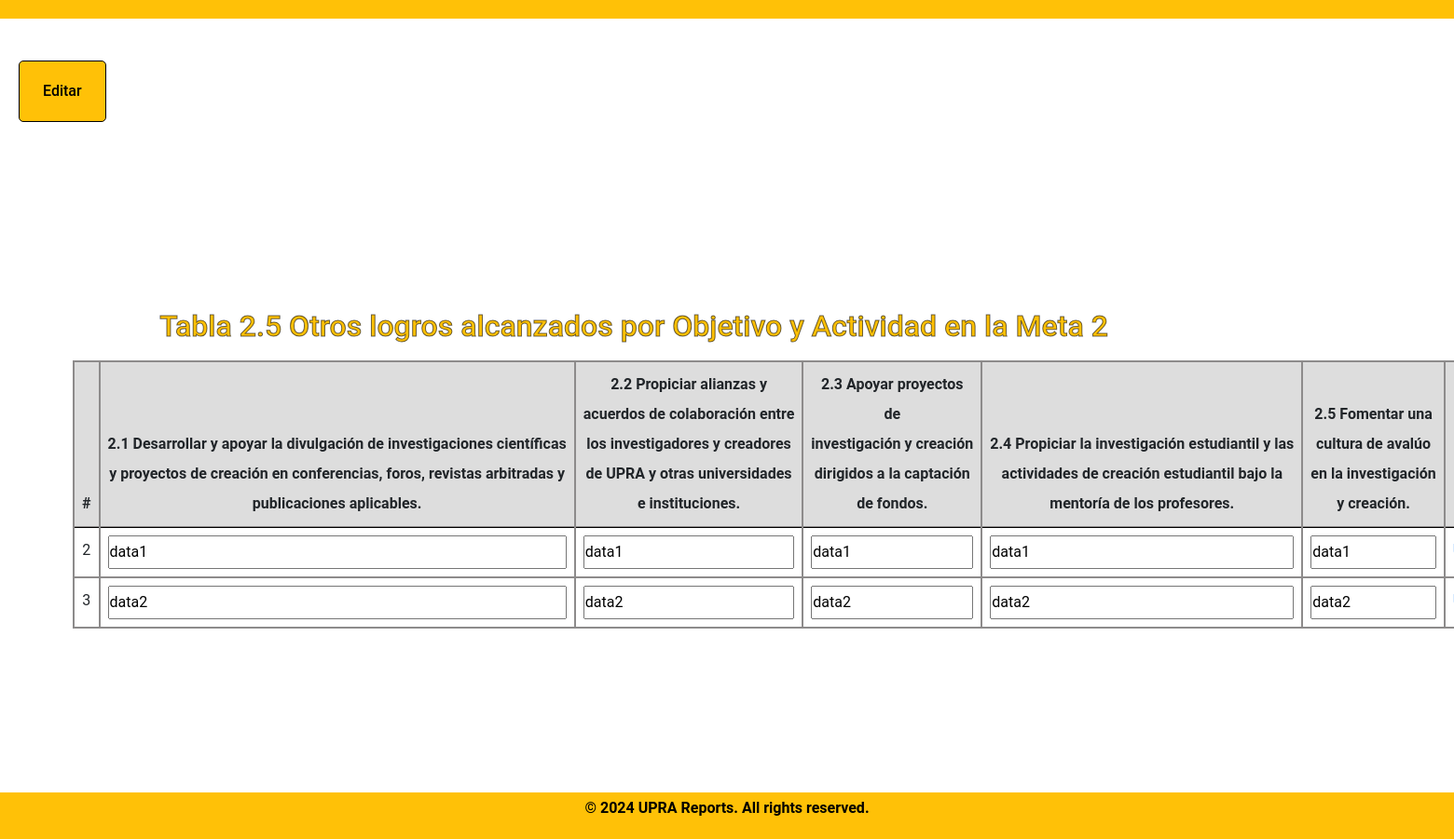
The app's page /meta-2/tabla2.5_edit.php with its own data.
### tables this page shows
CREATE TABLE `table25` (
  `table25ID` int(11) NOT NULL,
  `DepartmentID` int(11) DEFAULT NULL,
  `year` int(4) DEFAULT NULL,
  `field1` varchar(100) DEFAULT NULL,
  `field2` varchar(100) DEFAULT NULL,
  `field3` varchar(100) DEFAULT NULL,
  `field4` varchar(100) DEFAULT NULL,
  `field5` varchar(100) DEFAULT NULL
);

### meta-2/tabla2.5_edit.php (the view, shortened to what this page needs)
<!DOCTYPE html>
<html lang="en">
  <head>
    <link rel="stylesheet" href="../fonts/icomoon/style.css">
    <link rel="stylesheet" href="../css/owl.carousel.min.css">
    <link rel="stylesheet" href="../css/bootstrap.min.css">
    <link rel="stylesheet" href="../css/style.css">
    <link rel="stylesheet" href="../css/style-sidemenu.css">
</head>
<body>
    <header></header>
<div class="formbold-main-wrapperDept">
    <a class="underline-button" href="tabla2.5_display.php">Editar</a>
</div>
<div class="formbold-main-wrapper-edit">
  <div class="formbold-form-wrapper-edit">
      <h6>Tabla 2.5 Otros logros alcanzados por Objetivo y Actividad en la Meta 2</h6>
      <table class="table">
        <thead>
          <tr>
            <th scope="col">#</th>
            <th scope="col">2.1&nbsp;Desarrollar&nbsp;y&nbsp;apoyar&nbsp;la&nbsp;divulgación&nbsp;de&nbsp;investigaciones&nbsp;científicas y proyectos de&nbsp;creación en&nbsp;conferencias, foros, revistas arbitradas y publicaciones aplicables.</th>
            <th scope="col">2.2&nbsp;Propiciar&nbsp;alianzas&nbsp;y acuerdos&nbsp;de&nbsp;colaboración&nbsp;entre los&nbsp;investigadores y&nbsp;creadores de&nbsp;UPRA y&nbsp;otras universidades e instituciones.</th>
            <th scope="col">2.3 Apoyar proyectos de investigación&nbsp;y&nbsp;creación dirigidos a&nbsp;la captación de fondos.</th>
            <th scope="col">2.4&nbsp;Propiciar&nbsp;la&nbsp;investigación&nbsp;estudiantil&nbsp;y&nbsp;las actividades de creación estudiantil bajo la mentoría de los profesores.</th>
            <th scope="col">2.5 Fomentar una cultura de avalúo en&nbsp;la&nbsp;investigación y creación.</th>
            <th scope="col">Editar</th>
          </tr>
        </thead>
        <tbody>
          <tr>
            <?php
            include 'db_info.php';
            $sql = "SELECT * FROM table25";
            $result = $conn->query($sql);
            while ($row = $result->fetch_assoc()) {
                echo "<tr>";
                echo "<td>" . $row['table25ID'] . "</td>";
                echo "<td><input type='text' id='field1_" . $row['table25ID'] . "' value='" . $row['field1'] . "'></td>";
                echo "<td><input type='text' id='field2_" . $row['table25ID'] . "' value='" . $row['field2'] . "'></td>";
                echo "<td><input type='text' id='field3_" . $row['table25ID'] . "' value='" . $row['field3'] . "'></td>";
                echo "<td><input type='text' id='field4_" . $row['table25ID'] . "' value='" . $row['field4'] . "'></td>";
                echo "<td><input type='text' id='field5_" . $row['table25ID'] . "' value='" . $row['field5'] . "'></td>";
                echo "<td><a href='javascript:void(0);' onclick='updateTable25Row(" . $row['table25ID'] . ")'>Update</a></td>";
                echo "</tr>";
            }
        ?>
          </tr>
        </tbody>
    </table>
  </div>
</div>
    <div class="footer-box">
        <p>&copy; 2024 UPRA Reports. All rights reserved.</p>
    </div>
</body>
</html>

### css/style.css (style rules this page uses)
* { margin: 0; padding: 0; }
body { font-family: "Roboto", -apple-system, BlinkMacSystemFont, "Segoe UI", Roboto, "Helvetica Neue", Arial, "Noto Sans", sans-serif, "Apple Color Emoji", "Segoe UI Emoji", "Segoe UI Symbol", "Noto Color Emoji"; background-color: #fff; color: #999; }
a { -webkit-transition: .3s all ease; -o-transition: .3s all ease; transition: .3s all ease; }
a, a:hover { text-decoration: none !important; }
body { font-family: "Roboto", -apple-system, BlinkMacSystemFont, "Segoe UI", Roboto, "Helvetica Neue", Arial, "Noto Sans", sans-serif, "Apple Color Emoji", "Segoe UI Emoji", "Segoe UI Symbol", "Noto Color Emoji"; background-color: #fff; color: #999; line-height: 2; }
.table { border-collapse: collapse; width: 90%; margin: auto; border: 2px solid #8d8b8b; overflow-x: auto; }
td, th { border: 2px solid #8d8b8b; text-align: center; padding: 0.5em; }
.table input[type="text"] { width: 100%; box-sizing: border-box; resize: both; }
th, td { border: 2px solid #8d8b8b; text-align: center; padding: 0.5em; font-size: 1rem; }
.table thead th { vertical-align: bottom; border-bottom: 2px solid #8d8b8b; background-color: #dddddd; }
.table th, .table td { padding: 0.5rem; vertical-align: top; border-top: 1px solid #000000; }
header { background-color: #FFC107; color: #000; padding: 10px; text-align: center; }
.footer-box { background-color: #FFC107; color: #000; text-align: center; padding: 1px 0; position: fixed; bottom: 0%; width: 100%; z-index: 999; font-weight: bold; }
.footer-box p { font-size: 16px; }
html, body { height: 100%; margin: 0; padding: 0; }
.formbold-main-wrapper-edit { display: flex; align-items: center; justify-content: center; padding-top: 10px; margin-left: auto; margin-right: auto; min-height: 580px; max-height: 900px; }
.formbold-main-wrapperDept { display: flex; justify-content: space-between; padding: 20px; margin: 0 auto; }
.formbold-form-wrapper-edit { margin: 0 auto; width: 90%; background: white; min-height: 580px; max-height: 900px; margin-top: 10px; }
.underline-button { font-size: 16px; border-radius: 5px; padding: 16px 25px; border: none; font-weight: 500; background-color: #FFC107; color: #000; cursor: pointer; margin-top: 25px; border: 1px solid #000; margin-bottom: 150px; }
h6 { font-size: 2em; color: #FFC107; text-align: center; padding: 10px; margin-right: 200px; -webkit-text-stroke-width: 1px; -webkit-text-stroke-color: rgba(0, 0, 0, 0.582); }

### css/style-sidemenu.css (style rules this page uses)
* { margin: 0; padding: 0; }
:root { --accent-color: #FFC107; }

### records on screen
table25: table25ID "2", field1 "data1", field2 "data1", field3 "data1", field4 "data1", field5 "data1"
table25: table25ID "3", field1 "data2", field2 "data2", field3 "data2", field4 "data2", field5 "data2"
